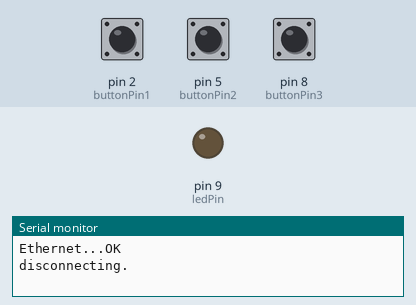
Recording of a sketch running on a simulated Arduino Uno, built with avr-gcc and run on an emulated ATmega328P. Shown: output pins drawn as LEDs (lit = HIGH), the last lines printed to the serial monitor. The test bench sets the inputs (shaded band); at power-on: pin 2 (buttonPin1) HIGH, pin 5 (buttonPin2) HIGH, pin 8 (buttonPin3) HIGH. WiFi joins after 1.5 s; servers stay silent unless stated; uploads are accepted with an empty reply.

Above: at 1.17 s.
At 3.41 s:
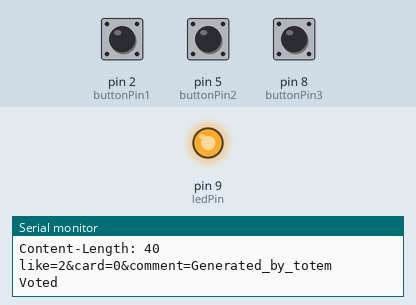
Timing chart, 0 to 4.0 s (numbered marks = the images above):
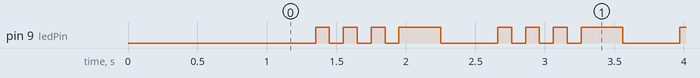

The sketch:

TripleButton.ino
```cpp
#include <SPI.h>
#include <Ethernet.h>


byte mac[] = { 0xDE, 0xAD, 0xBE, 0xEF, 0xFE, 0xED };

char server[] = "192.168.0.2";
IPAddress ip(192,168,0,177);

EthernetClient client;

/* Setting up the buttons */
int buttonPin1 = 2;
int buttonPin2 = 5;
int buttonPin3 = 8;

/* Checking out the states */
int buttonState1 = 0;
int buttonState2 = 0;
int buttonState3 = 0;

/* The pressing state - We don't want to process an already pressed button */
int buttonAlreadyPressed1 = 0;
int buttonAlreadyPressed2 = 0;
int buttonAlreadyPressed3 = 0;

/* A LED for feedback */
const int ledPin =  9;
const int TOTAL_BUTTONS = 3;

/* Labeling the buttons */
const int DISLIKE_BUTTON = 0;
const int NEUTRAL_BUTTON = 1;
const int LIKE_BUTTON = 2;

/* If there is an action in course */
boolean sendingAction = false;

void setup() {
  Serial.begin(9600);
  pinMode(ledPin, OUTPUT);
  pinMode(buttonPin1, INPUT);
  pinMode(buttonPin2, INPUT);
  pinMode(buttonPin3, INPUT);

  Ethernet.begin(mac, ip);
  delay(1000);
  Serial.println("Ethernet...OK");
}

void loop(){
  if (client.available()) {
    char c = client.read();
    Serial.print(c);
  }

  // read the state of the pushbutton value:
  checkAction();
  readButtonStates();
  checkForPressedButtons();
}

void readButtonStates(){
  /* I know! Arrays should be way better, but I tryed and that didn't work! */
  buttonState1 = digitalRead(buttonPin1);
  buttonState2 = digitalRead(buttonPin2);
  buttonState3 = digitalRead(buttonPin3);
}

void checkForPressedButtons(){

  if(!sendingAction && buttonState1 == 1 && buttonAlreadyPressed1 == 0){
    buttonAlreadyPressed1 = 1;
    sendingAction = true;
    sendAction(DISLIKE_BUTTON);
  }else if(buttonState1 == 0 && buttonAlreadyPressed1 == 1){
    buttonAlreadyPressed1 = 0;
  }

  if(!sendingAction && buttonState2 == 1 && buttonAlreadyPressed2 == 0){
    buttonAlreadyPressed2 = 1;
    sendingAction = true;
    sendAction(NEUTRAL_BUTTON);
  }else if(buttonState2 == 0 && buttonAlreadyPressed2 == 1){
    buttonAlreadyPressed2 = 0;
  }

  if(!sendingAction && buttonState3 == 1 && buttonAlreadyPressed3 == 0){
    buttonAlreadyPressed3 = 1;
    sendingAction = true;
    sendAction(LIKE_BUTTON);
  }else if(buttonState3 == 0 && buttonAlreadyPressed3 == 1){
    buttonAlreadyPressed3 = 0;
  }
}

void checkAction(){
  if(sendingAction){
    sendingAction = false;
  }
}

void sendAction(int button){
  String data = "";
  switch(button){
    case DISLIKE_BUTTON:
//      Serial.println('D');
    data+="like=0&card=0&comment=Generated_by_totem";
    sendRequestForVote(data);
    break;
    case NEUTRAL_BUTTON:
//      Serial.println('N');
    data+="like=2&card=0&comment=Generated_by_totem";
    sendRequestForVote(data);
    break;
    case LIKE_BUTTON:
    data+="like=4&card=0&comment=Generated_by_totem";
    sendRequestForVote(data);
//      Serial.println('L');
    break;
  }

  blinkLed();
}

void blinkLed(){
  int blinkTime = 100;
  int blinks = 3;
  for(int a = 0; a < blinks; a++){
    digitalWrite(ledPin, HIGH);
    delay(blinkTime);
    digitalWrite(ledPin, LOW);
    delay(blinkTime);
  }

  digitalWrite(ledPin, HIGH);
  delay(300);
  digitalWrite(ledPin, LOW);
}

void sendRequestForVote(String data){
  if (!client.connected()) {
    Serial.println();
    Serial.println("disconnecting.");
    client.stop();
  }

  if (client.connect(server, 5000)) {
    Serial.println("connected");
    // Make a HTTP request:
    client.println("POST /api/v1/enquetes/active HTTP/1.1");
    client.println("Host: 192.168.0.2");
    client.println("Content-Type: application/x-www-form-urlencoded");
    client.println("Connection: close");
    client.print("Content-Length: ");
    client.println(data.length());
    client.println();
    client.print(data);
    client.println();

    Serial.println("POST /api/v1/enquetes/active HTTP/1.1");
    Serial.println("Host: 192.168.0.2");
    Serial.println("Content-Type: application/x-www-form-urlencoded");
    Serial.println("Connection: close");
    Serial.print("Content-Length: ");
    Serial.println(data.length());
    Serial.println();
    Serial.print(data);
    Serial.println();

    Serial.println("Voted");
  }
  else {
    Serial.println("connection failed");
  }
}
```

Measured:
- by itself, pin 9 (ledPin): repeats every 1.3 s: 2 × (LOW 0.10 s, HIGH 0.10 s), LOW 0.10 s, HIGH 0.30 s, LOW 0.41 s, HIGH 0.10 s, until it stays LOW from 4.9 s
- by itself, everything shown: repeats every 1.3 s, in 8 steps
